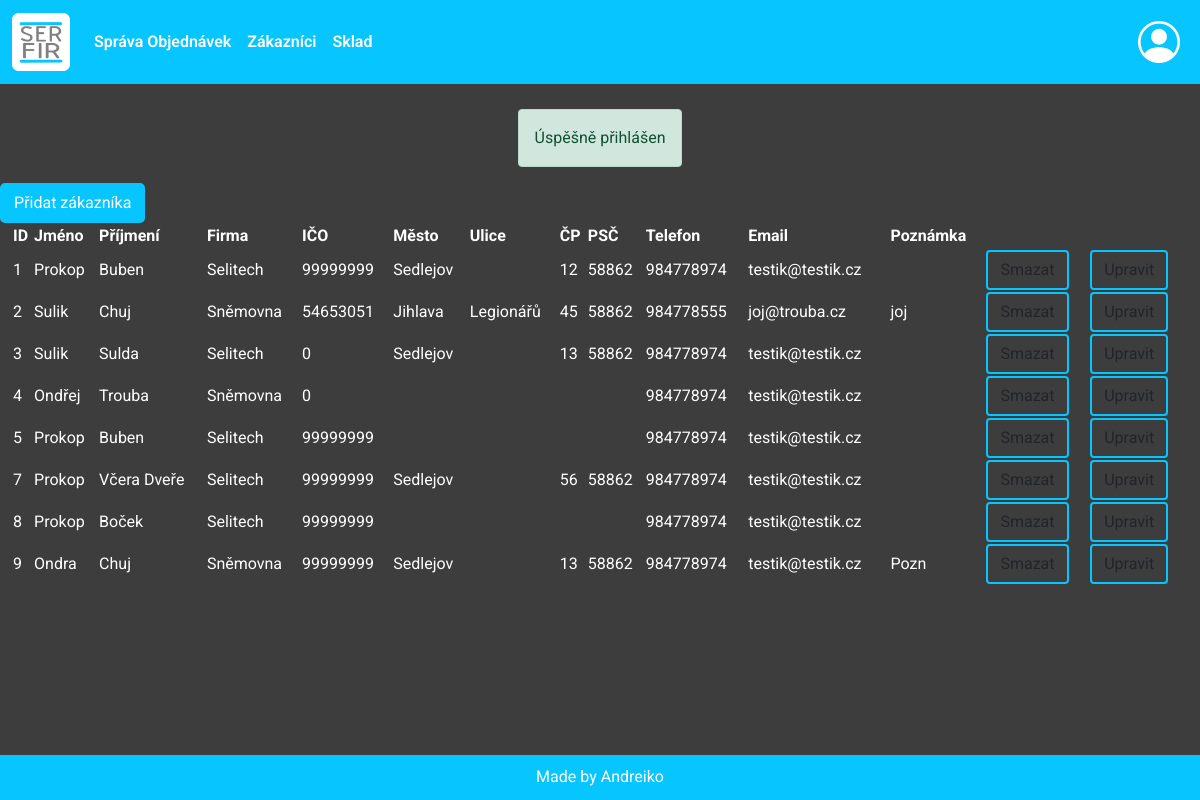
Screenshot of /zakaznici/zakaznici.php (signed in) with the database file from the repository.
### tables this page shows
CREATE TABLE `zakaznik` (
  `id` int PRIMARY KEY,
  `jmeno` varchar(30) NOT NULL,
  `prijmeni` varchar(30) NOT NULL,
  `firma` varchar(50),
  `ICO` int(8),
  `adr` int REFERENCES adresa(id),
  `tel` bigint NOT NULL,
  `email` varchar(50) NOT NULL,
  `pozn` varchar(70)
);

CREATE TABLE `adresa` (
  `id` int PRIMARY KEY,
  `mesto` varchar(30) NOT NULL,
  `ulice` varchar(30),
  `CP` int(3) NOT NULL,
  `PSC` int(5) NOT NULL
);

### init/funkce.php (called while the page is built, shortened)
<?php
function view($nazev,$model = ''){
    require(CESTA . "views/layout.view.php");
}

### zakaznici/zakaznici.php (called while the page is built, shortened)
<?php
    $zakaznici = Data::getAllZakaznik();
    view("zakaznici/zakaznici",$zakaznici);
?>

### data/mysqldata.class.php (called while the page is built, shortened)
<?php
class MySqlData{
    private $zdroj;
    function __construct($zdroj){
        $this->zdroj=$zdroj;
    }
    private function conncet(){
        try {
            return new PDO($this->zdroj, "root", "");
        } catch(PDOException $e){
            return null;
        }
    }
    private function queryObj($sql,$obj,$parm = []){
        $db = $this->conncet();
        if (empty($parm)) {
            $smt = $db->query($sql);
        }
        else {
            $smt = $db->prepare($sql);
            $smt->execute($parm);
        }
        $result = $smt->fetchAll(PDO::FETCH_CLASS, $obj);
        return $result;
    }
    public function getAllZakaznik(){
        return $this->queryObj('SELECT zakaznik.*, adresa.mesto, adresa.ulice, adresa.CP, adresa.PSC
        FROM zakaznik
        LEFT JOIN adresa
        ON adresa.id = zakaznik.adr;',
        'Zakaznik',);
    }
}

### data/data.class.php (called while the page is built, shortened)
<?php
class Data{
    static private $data;
    static public function inicializace(mysqldata $mysqldata){
        return self::$data = $mysqldata;
    }
    static public function getAllZakaznik(){
        return self::$data->getAllZakaznik();
    }
}

### views/zakaznici/zakaznici.view.php (the view, shortened to what this page needs)
<a href="pridatZakaznika.php" id="regi" class="btn">Přidat zákazníka</a>
    <div class="container-fluid">
        <div class="row">
            <div class="col-12">
                <table class='w-100 sprava-tab'>
                <tr class='radek-clanky'><th>ID</th><th>Jméno</th><th>Příjmení</th><th>Firma</th><th>IČO</th><th>Město</th><th>Ulice</th><th>ČP</th><th>PSČ</th><th>Telefon</th><th>Email</th><th>Poznámka</th><td></td><td></td></tr>
                <?php foreach($model as $polozka) : ?>
                    <td><?= $polozka->id ?></td>
                    <td><?= $polozka->jmeno ?></td>
                    <td><?= $polozka->prijmeni ?></td>
                    <td><?= $polozka->firma ?></td>
                    <td><?= $polozka->ICO ?></td>
                    <td><?= $polozka->mesto ?></td>
                    <td><?= $polozka->ulice ?></td>
                    <td><?= $polozka->CP ?></td>
                    <td><?= $polozka->PSC ?></td>
                    <td><?= $polozka->tel ?></td>
                    <td><?= $polozka->email ?></td>
                    <td><?= $polozka->pozn ?></td>
                    <td><a href="smazatZakaznika.php?id=<?= $polozka->id ?>" class="btn">Smazat</a></td>
                    <td><a href="upravitZakaznika.php?id=<?= $polozka->id ?>" class="btn">Upravit</a></td>
                    <?php endforeach; ?>
                </table>
                </div>
        </div>
    </div>

### views/layout.view.php (shortened to what this page needs)
<!DOCTYPE HTML>
<html lang="cs">
  <head>
    <link rel="stylesheet" href="/<?=NAZEV_SLOZKY?>/style/styles.css" type="text/css">
    <link href="https://cdn.jsdelivr.net/npm/bootstrap@5.1.3/dist/css/bootstrap.min.css" rel="stylesheet">
  </head>
  <body id="body">
    <div class="wrapper">
  <nav class="navbar navbar-expand-lg navbar-light" id="navstyle">
  <div class="container-fluid">
    <a class="navbar-brand" href="/<?=NAZEV_SLOZKY?>/index.php"><img src="/<?=NAZEV_SLOZKY?>/img/logo2.png" alt="" height="58"></a>
    <div class="collapse navbar-collapse" id="navbarNavDropdown">
      <ul class="navbar-nav me-auto">
        <?php
            if(isset($_SESSION["login"])){
              $role = $_SESSION["role"];
              if($role == 3){
                echo('<li class="nav-item"><a class="nav-link"  href="">Moje Objednávky</a></li>');
              }else if($role == 2){
                echo('<li class="nav-item"><a class="nav-link"  href="/'.NAZEV_SLOZKY.'/zakazky/zakazky.php">Správa Objednávek</a></li>');
              }
              if($role == 2){
                echo('<li class="nav-item"><a class="nav-link"  href="/'.NAZEV_SLOZKY.'/zakaznici/zakaznici.php">Zákazníci</a></li>');
              }
              if($role == 2){
                echo('<li class="nav-item"><a class="nav-link"  href="/'.NAZEV_SLOZKY.'/sklad/sklad.php">Sklad</a></li>');
              }
            }
            else
            {
              echo('<li class="nav-item"><a class="nav-link" aria-current="page" href="objPass.php">Objednávky</a></li>');
            }
        ?>
        </ul>
        <ul class="navbar-nav">
        <li class="nav-item dropstart">
          <?php
          if(isset($_SESSION["login"])){
          if(file_exists(NAZEV_SLOZKY."/img/users/".$_SESSION["login"])){
            echo '<img class="nav-link dropdown-toggle" id="user" data-bs-toggle="dropdown" href="#" role="button" aria-expanded="false" src="/'.NAZEV_SLOZKY.'/img/users/'.$_SESSION["login"].'/avatar.jpg" height="64" width="64" style="border-radius: 50%;border: 2px solid white;padding:0">';
          }else{
            echo '<img class="nav-link dropdown-toggle" id="user"  data-bs-toggle="dropdown" href="#" role="button" aria-expanded="false" src="/'.NAZEV_SLOZKY.'/img/user.png" height="58">';
          }}else{
            echo '<img class="nav-link dropdown-toggle" id="user"  data-bs-toggle="dropdown" href="#" role="button" aria-expanded="false" src="/'.NAZEV_SLOZKY.'/img/user.png" height="58">';
          }
       ?>
        </li>
        </ul>
    </div>
  </div>
</nav>
<?php
          if(isset($_SESSION["msg-good"])){
            echo '
            <div class="d-flex justify-content-center">
                  <div class="alert alert-success" role="alert">
                  '.$_SESSION["msg-good"].'
                  </div>
                </div>
            ';
          }
          include($nazev.".view.php");
?>
<div class="push"></div>
</div>
<footer class="footer">
  <div id="madeby">Made by Andreiko</div>
</footer>
  </body>
</html>

### style/styles.css (style rules this page uses)
:root { --modra: #07c5ff; --backgrnd: rgb(61, 61, 61) }
#body { font-family: 'Roboto', sans-serif !important; color: white; background-color: var(--backgrnd) ; }
#navstyle { background-color: var(--modra) !important; margin-bottom: 25px !important; }
.navbar-light .navbar-nav .nav-link { color: white !important; font-weight: 600 !important; }
html, body { height: 100%; margin: 0; }
.wrapper { min-height: 100%; margin-bottom: -45px; }
#madeby { text-align: center; vertical-align: bottom; }
.footer, .push { height: 45px; }
.footer { width: 100% !important; color: white !important; padding-top: 10px !important; background-color: var(--modra) !important; }
#log-but ,#unlog ,#reg-but ,#regi { background-color: var(--modra) !important; border: 2px solid var(--modra); color: white !important; border-radius: 5px; }
.btn { border: 2px solid var(--modra) !important; }
table { border-width: 0px !important; }

### rows the page displays
zakaznik: id "1", jmeno "Prokop", prijmeni "Buben", firma "Selitech", ICO "99999999", adr.mesto "Sedlejov", adr.CP "12", adr.PSC "58862", tel "984778974", email "testik@testik.cz"
zakaznik: id "2", jmeno "Sulik", prijmeni "Chuj", firma "Sněmovna", ICO "54653051", adr.mesto "Jihlava", adr.ulice "Legionářů", adr.CP "45", adr.PSC "58862", tel "984778555", email "joj@trouba.cz", pozn "joj"
zakaznik: id "3", jmeno "Sulik", prijmeni "Sulda", firma "Selitech", ICO "0", adr.mesto "Sedlejov", adr.CP "13", adr.PSC "58862", tel "984778974", email "testik@testik.cz"
zakaznik: id "4", jmeno "Ondřej", prijmeni "Trouba", firma "Sněmovna", ICO "0", tel "984778974", email "testik@testik.cz"
zakaznik: id "5", jmeno "Prokop", prijmeni "Buben", firma "Selitech", ICO "99999999", tel "984778974", email "testik@testik.cz"
zakaznik: id "7", jmeno "Prokop", prijmeni "Včera Dveře", firma "Selitech", ICO "99999999", adr.mesto "Sedlejov", adr.CP "56", adr.PSC "58862", tel "984778974", email "testik@testik.cz"
zakaznik: id "8", jmeno "Prokop", prijmeni "Boček", firma "Selitech", ICO "99999999", tel "984778974", email "testik@testik.cz"
zakaznik: id "9", jmeno "Ondra", prijmeni "Chuj", firma "Sněmovna", ICO "99999999", adr.mesto "Sedlejov", adr.CP "13", adr.PSC "58862", tel "984778974", email "testik@testik.cz", pozn "Pozn"

### other values shown
$_SESSION["msg-good"] "Úspěšně přihlášen"
